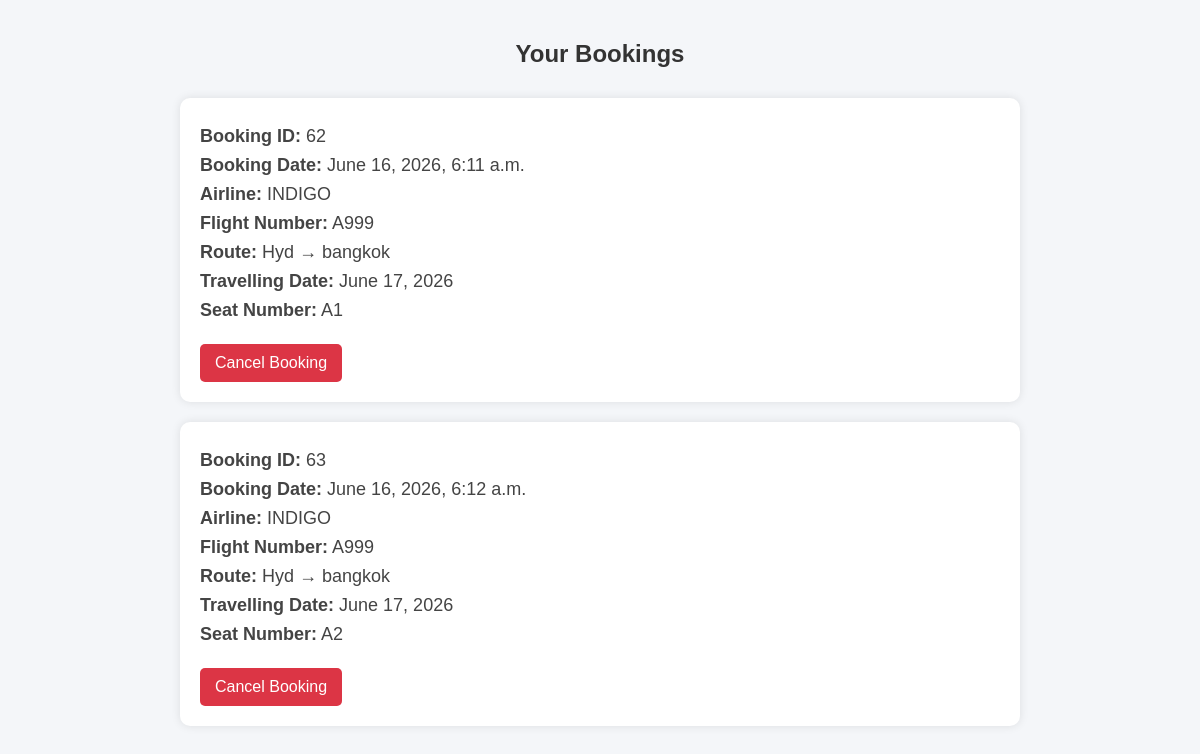
/booking/ (signed in), run on an earlier commit of the app's database.
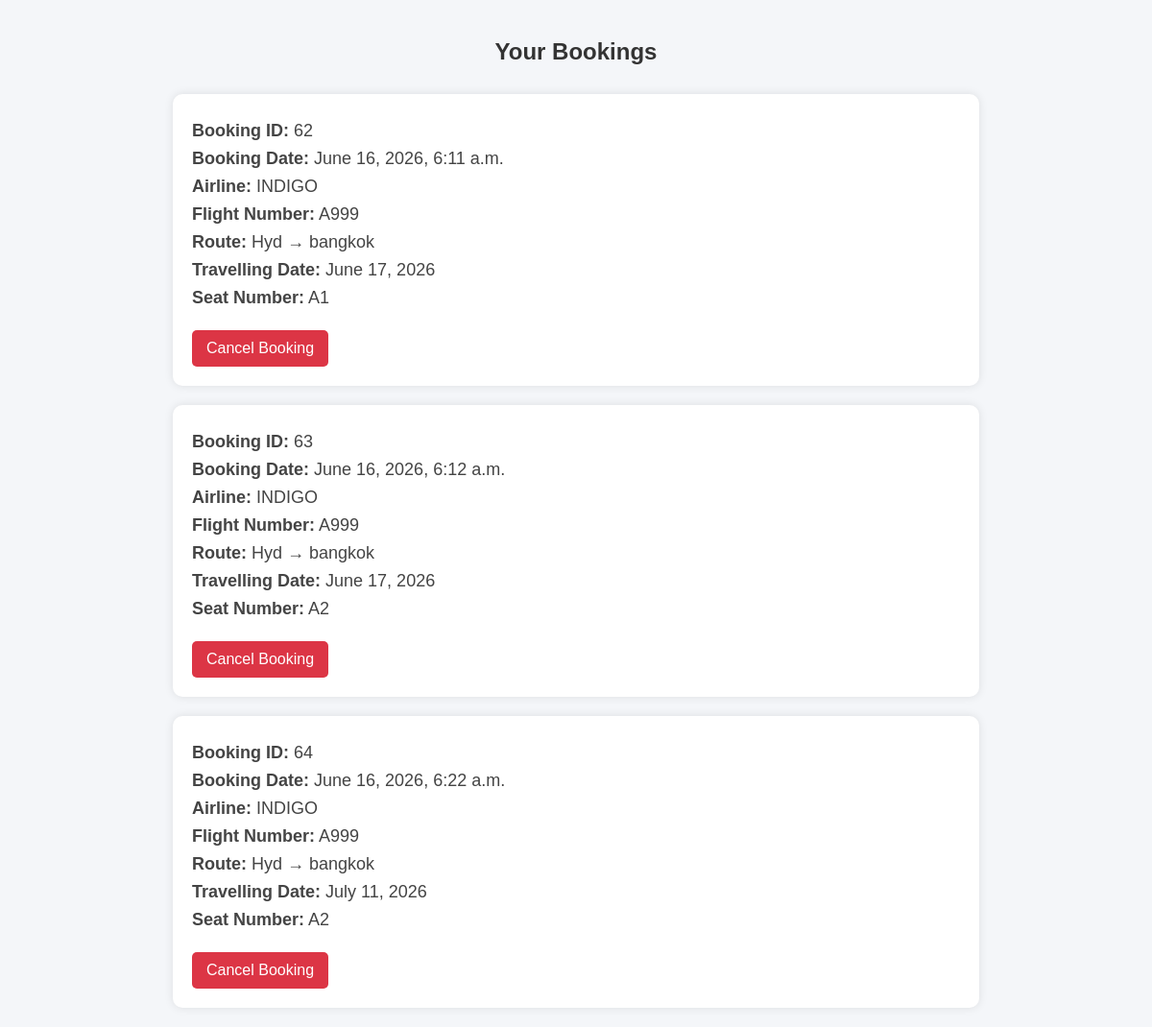
And on a later commit of the database.
### myapp/models.py (models this page shows, shortened)
class Booking(models.Model):
    user = models.ForeignKey(User, on_delete=models.CASCADE)
    flight = models.ForeignKey(Flight, on_delete=models.CASCADE)
    travel_date = models.DateField()
    booking_date = models.DateTimeField(auto_now_add=True)
    seat_number = models.CharField( max_length=10,default='A1')
    payment_methods = models.CharField(max_length=50,default='Unknown')
    razorpay_order_id = models.CharField(
        max_length=100,
        blank=True,
        null=True
    )
    razorpay_payment_id = models.CharField(
        max_length=100,
        blank=True,
        null=True
    )
    payment_status = models.CharField(
        max_length=20,
        default='Pending'
    )

class Flight(models.Model):
    flight_number = models.CharField(max_length=10)
    source = models.CharField(max_length=50)
    destination = models.CharField(max_length=50)
    price = models.IntegerField()
    total_seats = models.IntegerField(default=5)
    flight_name = models.CharField(max_length=50, default="None")

### myapp/views.py (the view)
# urls.py: path('booking/', views.show_bookings),
def show_bookings(request):
    bookings = Booking.objects.filter(user=request.user)
    return render(request, 'show_bookings.html', {'bookings': bookings})

### myapp/templates/show_bookings.html (shortened to what this page needs)
<!DOCTYPE html>
<html>
<head>
</head>
<body>
<div class="container">
    <h2>Your Bookings</h2>
    {% if bookings %}
        {% for booking in bookings %}
        <div class="booking-card">
            <p>
                <strong>Booking ID:</strong>
                {{ booking.id }}
            </p>
            <p>
                <strong>Booking Date:</strong>
                {{ booking.booking_date }}
            </p>
            <p>
                <strong>Airline:</strong>
                {{ booking.flight.flight_name }}
            </p>
            <p>
                <strong>Flight Number:</strong>
                {{ booking.flight.flight_number }}
            </p>
            <p>
                <strong>Route:</strong>
                {{ booking.flight.source }}
                →
                {{ booking.flight.destination }}
            </p>
            <p>
                <strong>Travelling Date:</strong>
                {{ booking.travel_date }}
            </p>
            <p>
                <strong>Seat Number:</strong>
                {{ booking.seat_number }}
            </p>
            <a
                href="/cancel_booking/{{ booking.id }}/"
                class="cancel-btn"
            >
                Cancel Booking
            </a>
        </div>
        {% endfor %}
    {% endif %}
</div>
</body>
</html>

What changed in the data, as far as the page shows it:
added Booking: id "64", booking_date "June 16, 2026, 6:22 a.m.", flight.flight_name "INDIGO", flight.flight_number "A999", flight.source "Hyd", flight.destination "bangkok", travel_date "July 11, 2026", seat_number "A2"
